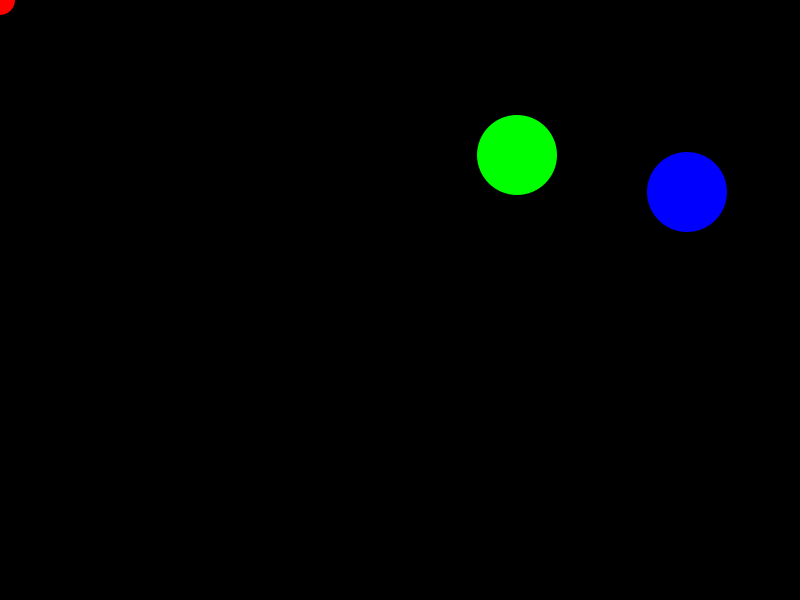
Frame 1 (no input)
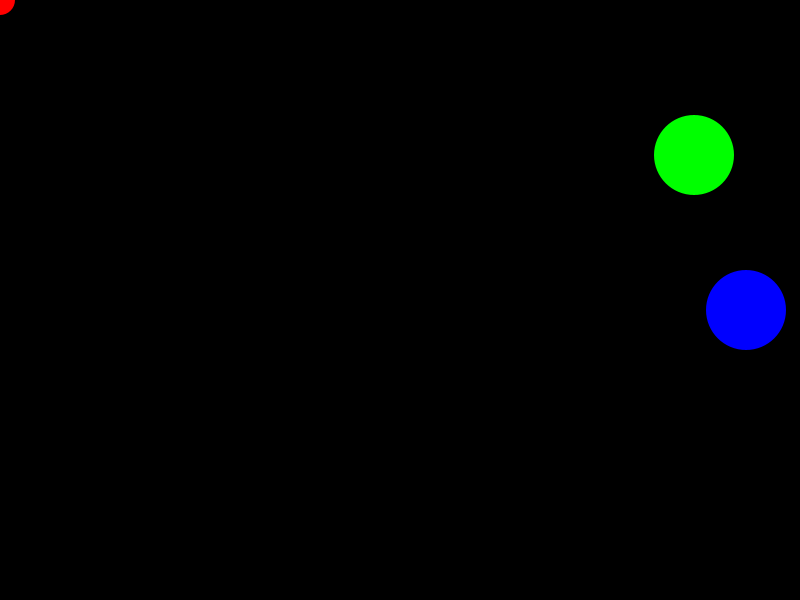
Frame 60 (the mouse pressed at the canvas centre just before this capture)
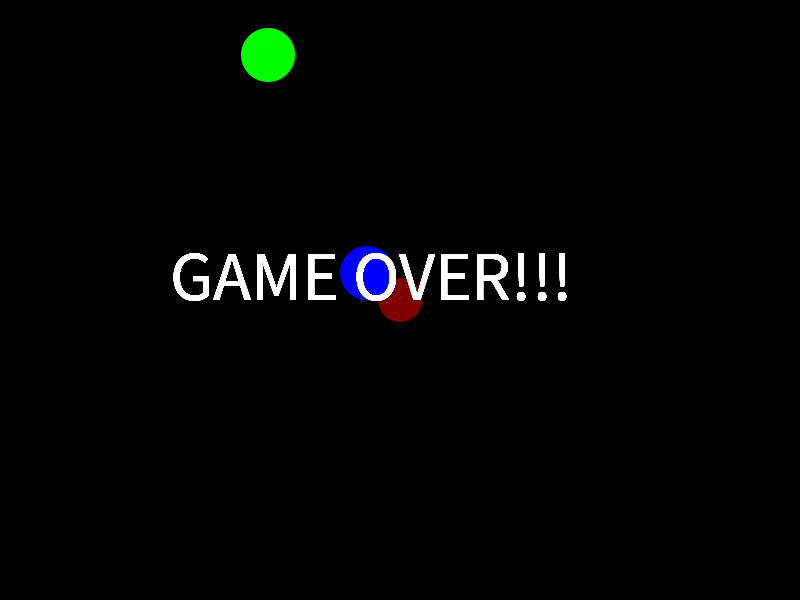
Frame 120 (the mouse held since frame 60 and released just before this capture)

The Processing sketch that drew these frames (run headless with seeded random() and noise(); from frame 60 on, the mouse is pressed at the canvas centre):

// Processing sketch: processing_124777
// ── processing_124777.pde

class Ball
{
  int x, y, vx, vy;
  Ball(int start_x, int start_y, int x_vel, int y_vel)
  {
    x = start_x;
    y = start_y;
    vx = x_vel;
    vy = y_vel;
  }
  
  void update()
  {
    // update position with velocity
    x += vx;
    y += vy;
    
    // check for collision on x axis
    if (x <= 0 || x >= width) {
      vx = -vx;
    }
    
    // check for collision on y axis
    if (y <= 0 || y >= height) {
      vy = -vy;
    }
  }
}

int enemy_radius;
int ball_radius;
int score;
boolean in_play;
Ball[] enemys;
Ball green_ball;

void setup()
{
  noStroke();
  ellipseMode(RADIUS);
  size(800, 600);
  
  score = 0;
  in_play = true;
  green_ball = generate_ball();
  enemys = new Ball[100];
  enemys[0] = generate_ball();
  frameRate(60);
}

void draw()
{
  if (in_play)
  {
    // set background to yellow
    background(0, 0, 0);
    
    // draw score
    fill(0);
    textSize(30);
    text("Score: " + score, 20, 40);
    
    // draw red ball at mouse position mapping x coordinate to size
    //                                         y coodrinate to transparency
    ball_radius = (int) map(mouseX, 0, width, 15, 30);
    int ball_alpha = (int) map(mouseY, 0, height, 255, 0);
    fill(255, 0, 0, ball_alpha);
    ellipse(mouseX, mouseY, ball_radius, ball_radius);
    
    // enemys size is inversed to mouseX
    enemy_radius = (int) map(mouseX, 0, width, 40, 15);
    
    // draw and update green ball
    fill(0, 255, 0);
    ellipse(green_ball.x, green_ball.y, enemy_radius, enemy_radius);
    green_ball.update();
    
    // draw and update enemys
    fill(0, 0, 255);
    for (int i = 0; i < score + 1; i++)
    {
      enemys[i].update();
      ellipse(enemys[i].x, enemys[i].y, enemy_radius, enemy_radius);
      
      // check for collision between emeys and red ball
      if (dist(mouseX, mouseY, enemys[i].x, enemys[i].y) < (ball_radius + enemy_radius) * 0.9)
      {
        in_play = false;
      }
    }
    
    // check for collision between red ball
    if (dist(mouseX, mouseY, green_ball.x, green_ball.y) < ball_radius + enemy_radius)
    {
      score++;
      enemys[score] = generate_ball();
      green_ball = generate_ball();
    }
  }
  else
  {
    fill(255, 255, 255);
    textSize(70);
    text("GAME OVER!!!", width / 2 - 230, height / 2);
  }
}

Ball generate_ball()
{
  int x, y, vx, vy;
  
  // make sure that new ball is far from red ball
  do
  {
    x = (int) random(width);
    y = (int) random(height);
  } while (dist(mouseX, mouseY, x, y) < ball_radius + enemy_radius + 50);
  vx = (int) random(4);
  vy = (int) random(4);
  return new Ball(x, y, vx, vy);
}

void mousePressed()
{
  setup();
}
